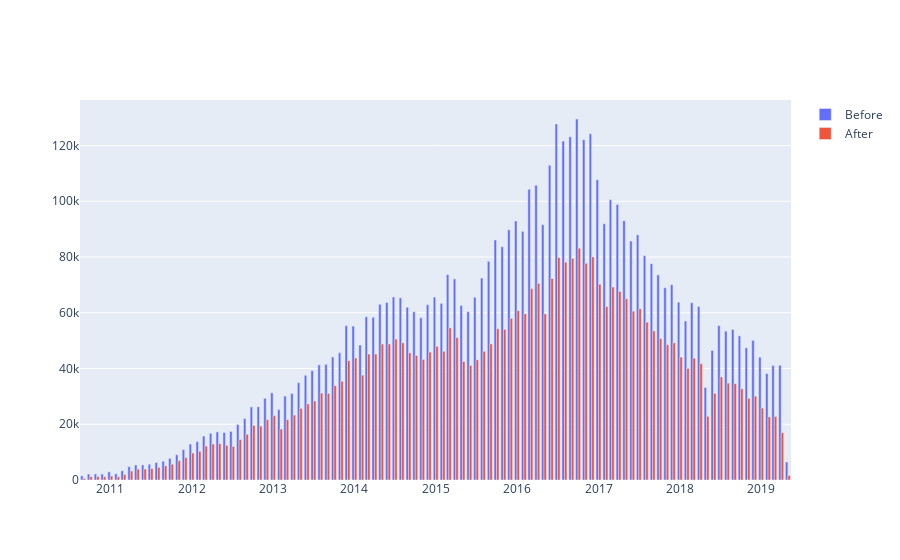

Source (notebook cell):
### Code cell
old = geotweets.groupby('ym').size()
new = geotweetsx.groupby('ym').size()
pgo.Figure([
    pgo.Bar(x=old.index.astype(str), y=old.values, name="Before"),
    pgo.Bar(x=new.index.astype(str), y=new.values, name="After")
])
